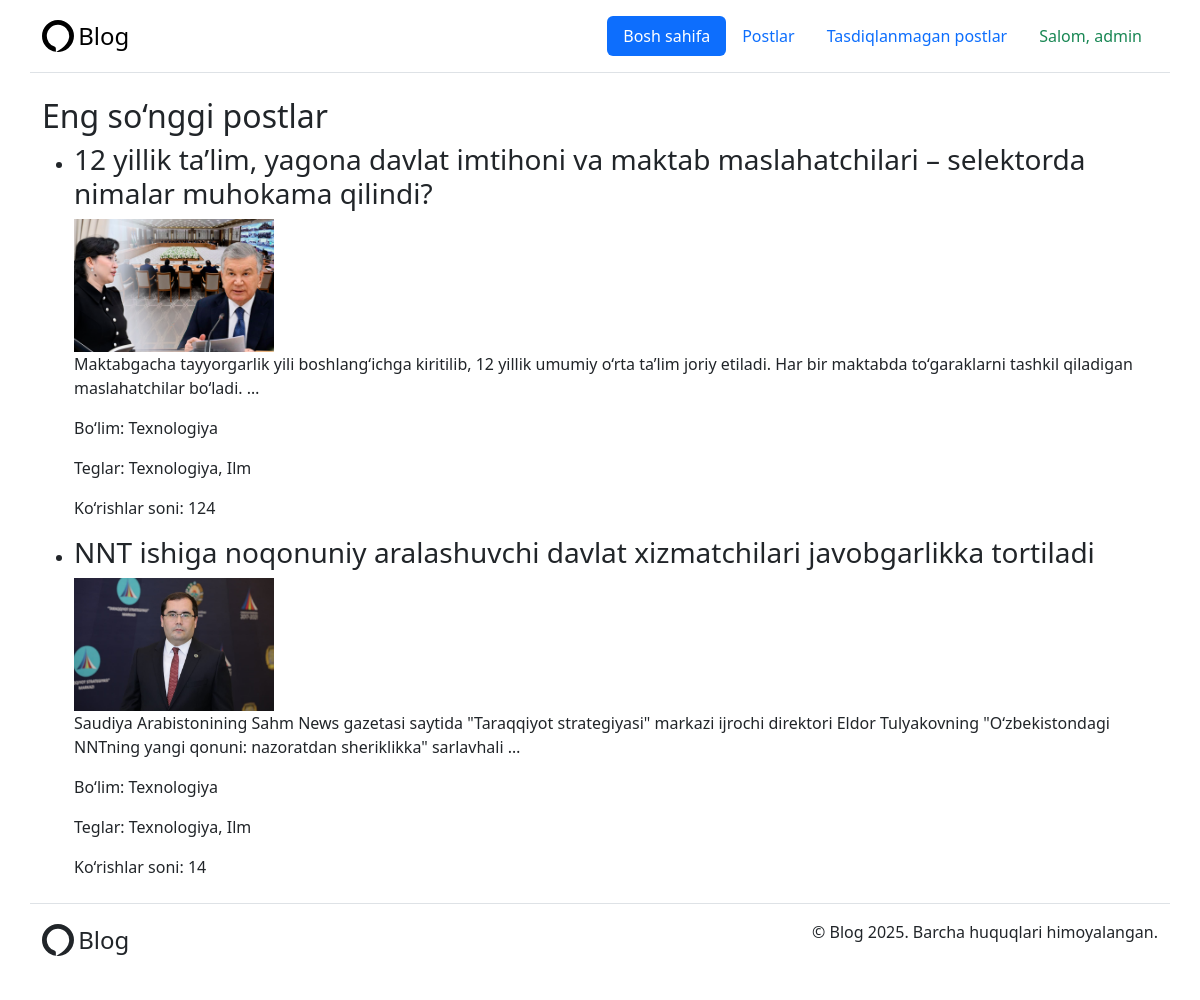
The app's page / (signed in) with its own data.
### core/models.py (models this page shows, shortened)
class CustomUser(AbstractUser):
    profile_image = models.ImageField(upload_to='profiles/', blank=True, null=True)

class Post(models.Model):
    title = models.CharField(max_length=200)
    content = models.TextField()
    image = models.ImageField(upload_to='posts/', blank=True, null=True)
    views = models.PositiveIntegerField(default=0)
    is_approved = models.BooleanField(default=False)
    is_recommended = models.BooleanField(default=False)
    created_at = models.DateTimeField(auto_now_add=True)
    updated_at = models.DateTimeField(auto_now=True)
    author = models.ForeignKey(CustomUser, on_delete=models.CASCADE, related_name='posts')
    category = models.ForeignKey(Category, on_delete=models.SET_NULL, null=True, related_name='posts')
    tags = models.ManyToManyField(Tag, related_name='posts', blank=True)

class Category(models.Model):
    name = models.CharField(max_length=100)
    slug = models.SlugField(unique=True)

class Tag(models.Model):
    name = models.CharField(max_length=50)
    slug = models.SlugField(unique=True)

### config/views.py (the view)
# urls.py: path('', index, name="index"),
def index(request):
    posts = Post.objects.filter(is_approved=True).order_by('-created_at')
    return render(request, 'home/index.html', {'posts': posts})

### templates/home/index.html (shortened to what this page needs)
{% extends "base.html" %}
{% block content %}
  <h2>Eng so‘nggi postlar</h2>
  {% if posts %}
    <ul>
      {% for post in posts %}
        <li>
          <h3>{{ post.title }}</h3>
          {% if post.image %}
            <img src="{{ post.image.url }}" alt="{{ post.title }}" width="200">
          {% endif %}
          <p>{{ post.content|truncatewords:20 }}</p>
          <p>Bo‘lim: {{ post.category.name }}</p>
          <p>Teglar:
            {% for tag in post.tags.all %}
              {{ tag.name }}{% if not forloop.last %}, {% endif %}
            {% endfor %}
          </p>
          <p>Ko‘rishlar soni: {{ post.views }}</p>
        </li>
      {% endfor %}
    </ul>
  {% else %}
    <p>Hozircha hech qanday post yo‘q.</p>
  {% endif %}
{% endblock %}

### templates/base.html (shortened to what this page needs)
<!DOCTYPE html>
<html lang="en">
<head>
  <link href="https://cdn.jsdelivr.net/npm/bootstrap@5.3.8/dist/css/bootstrap.min.css" rel="stylesheet"
 />
</head>
<body>
  <header class="container d-flex flex-wrap justify-content-center py-3 mb-4 border-bottom">
    <a href="/" class="d-flex align-items-center mb-3 mb-md-0 me-md-auto link-body-emphasis text-decoration-none">
      <span class="fs-4">Blog</span>
    </a>
    <ul class="nav nav-pills">
      <li class="nav-item">
        <a href="{% url 'index' %}"
          class="nav-link {% if request.resolver_match.url_name == 'index' %}active{% endif %}">
          Bosh sahifa
        </a>
      </li>
      <li class="nav-item">
        <a href="{% url 'posts' %}"
          class="nav-link {% if request.resolver_match.url_name == 'posts' %}active{% endif %}">
          Postlar
        </a>
      </li>
      {% if user.is_authenticated and user.is_staff %}
      <li class="nav-item">
        <a href="{% url 'pending_posts' %}" class="nav-link">Tasdiqlanmagan postlar</a>
      </li>
      {% endif %}
      <li class="nav-item d-flex">
        {% if user.is_authenticated %}
        <a class="{% if request.resolver_match.url_name == 'logout' %}active btn btn-success {%else%} nav-link link-success  {% endif %}"
          href="{% url 'logout' %}">
          Salom, {{ user.username }}
        </a>
        {% else %}
        <a class="{% if request.resolver_match.url_name == 'login' %}active btn btn-success {% else %} nav-link link-success  {% endif %}"
          href="{% url 'login' %}">Kirish</a>
        {% endif %}
      </li>
    </ul>
  </header>
  <main class="container">{% block content %}{% endblock %}</main>
  <footer class="container d-flex flex-wrap justify-content-between align-items-center py-3 my-4 border-top">
    <div class="d-flex justify-content-between align-items-center">
      <span class="fs-4">Blog</span>
    </div>
    <div class="nav col-md-4 justify-content-end">
      <p>© Blog 2025. Barcha huquqlari himoyalangan.</p>
    </div>
  </footer>
</body>
</html>

### records on screen
CustomUser: username "admin"
Post: title "12 yillik ta’lim, yagona davlat imtihoni va maktab maslahatchilari – selektorda nimalar muhokama qilindi?", image (picture), content "Maktabgacha tayyorgarlik yili boshlang‘ichga kiritilib, 12 yillik umumiy o‘rta ta’lim joriy etiladi. Har bir maktabda to‘garaklarni tashkil qiladigan maslahatchilar bo‘ladi. …", category.name "Texnologiya", views "124"
Tag: name "Texnologiya"
Tag: name "Ilm"
Post: title "NNT ishiga noqonuniy aralashuvchi davlat xizmatchilari javobgarlikka tortiladi", image (picture), content "Saudiya Arabistonining Sahm News gazetasi saytida \"Taraqqiyot strategiyasi\" markazi ijrochi direktori Eldor Tulyakovning \"O‘zbekistondagi NNTning yangi qonuni: nazoratdan sheriklikka\" sarlavhali …", category.name "Texnologiya", views "14"
